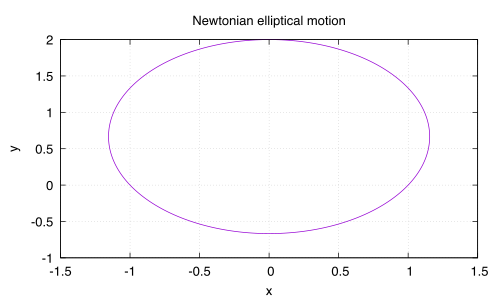

gnuplot code for this plot:
set terminal pdfcairo enhanced font "Helvetica,14"
set output "star2.pdf"

set title "Newtonian elliptical motion"
set xlabel "x"
set ylabel "y"
set grid

plot "star2.dat" using (1/$2)*cos($1):(1/$2)*sin($1) with lines notitle 
